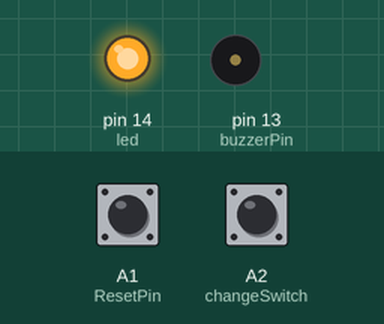
Simulated run of this sketch. Board: Arduino Uno, built with avr-gcc and run on an emulated ATmega328P. Parts: output pins drawn as LEDs (lit = HIGH), buzzer (waves = sounding). Wiring (inferred from the names in the program): 3×8 keypad (labels assumed): rows pin 2, pin 3, pin 4; columns pin 12, pin 11, pin 10, pin 9, pin 8, pin 7, pin 6, pin 5. The test bench sets the inputs (shaded band); at power-on: A2 (changeSwitch) HIGH, A1 (ResetPin) HIGH. Pins used as bus, display or sensor lines are not drawn.

Above: at 1.2 s.
1.3 s: A2 (changeSwitch) pulled LOW for 1 s
At 2.7 s:
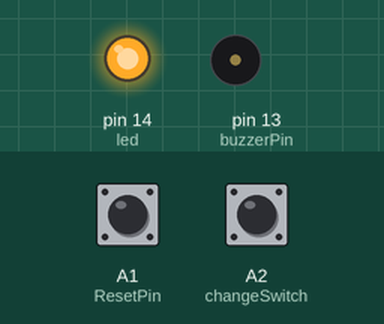
3.9 s: A2 (changeSwitch) pulled LOW for 3.2 s
At 7.8 s:
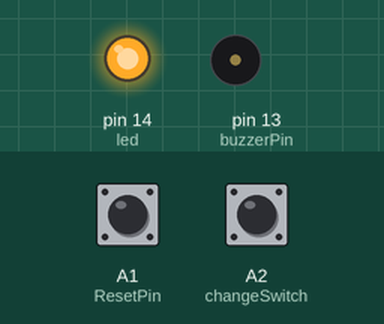
Timing chart, 0 to 9.3 s (numbered marks = the images above; inputs shaded):
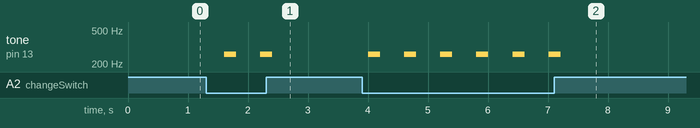

The sketch:

TrainerV4_h-custom.ino
```cpp
#include <Adafruit_MCP23X17.h>

Adafruit_MCP23X17 mcp;

const int ROWS = 3; // 行の数
const int COLS = 8; // 列の数

const int rowPins[ROWS] = {2, 3, 4}; // 行ピン
const int colPins[COLS] = {12, 11, 10, 9, 8, 7, 6, 5}; // 列ピン

// 0番から7番までのLEDピン
int motorPins[8] = {7, 6, 5, 4, 3, 2, 1, 0};

// 点滅させるLEDの順序を指定
int motorOrder1[8] = {0, 1, 2, 3, 4, 5, 6, 7};
int motorOrder2[8] = {0, 1, 2, 3, 4, 5, 6, 7};
int motorOrder3[8] = {0, 1, 2, 3, 4, 5, 6, 7};
//int motorOrder1[8] = {0, 1, 2, 3, 4, 5, 6, 7};
//int motorOrder2[8] = {7, 6, 5, 4, 3, 2, 1, 0};
//int motorOrder3[8] = {0, 2, 3, 1, 4, 6, 7, 5};
//int motorOrder[22] = {3, 5, 0, 4, 5, 0, 4, 0, 6, 0, 1, 0, 5, 0, 5, 0, 1, 0, 2, 0, 5, 0};

// LEDシーケンスの配列
int* motorOrders[] = {motorOrder1, motorOrder2, motorOrder3};
// 各シーケンスの長さ
int motorOrderLen[] = {8, 8, 8};

int currentMotorPlace = 0; // 現在のLEDの場所
bool programEnd = false; // プログラム終了の状態

const int led = 14; // 基板のLED
const int buzzerPin = 13; // ブザー
const int noteC = 261;  // ド
const int noteD = 294;  // レ
const int noteE = 329;  // ミ
const int ResetPin = A1; // アナログピンA1をリセットスイッチ
const int changeSwitch = A2; // 切り替えスイッチ
int currentRowSelect = 0; // 現在選択されている列
unsigned long lastSwitchTime = 0; // チャタリング防止
const unsigned long Delay = 200; // ディレイ時間

void softwareReset() {
  asm volatile ("jmp 0"); // プログラム最初に
}

void setup() {
  Serial.begin(9600);
  pinMode(buzzerPin, OUTPUT);
  pinMode(led, OUTPUT);
  pinMode(changeSwitch, INPUT_PULLUP);
  mcp.begin_I2C(0x20);

  pinMode(ResetPin, INPUT_PULLUP);

  digitalWrite(led, HIGH);

  for (int i = 0; i <= 7; i++) {
    mcp.pinMode(i, OUTPUT);
  }

  for (int i = 0; i < ROWS; i++) {
    pinMode(rowPins[i], INPUT_PULLUP);
  }

  for (int j = 0; j < COLS; j++) {
    pinMode(colPins[j], OUTPUT);
    digitalWrite(colPins[j], HIGH); // 初期状態はHIGH
  }
}

void playTone(int note) {
  tone(buzzerPin, note);  // 指定した音階でブザーを鳴らす
  delay(200);             // 200ミリ秒待つ
  noTone(buzzerPin);      // 音を止める
}

void loop() {
  // リセットスイッチが押されたらソフトウェアリセット
  if (digitalRead(ResetPin) == LOW) {
    delay(50);
    if (digitalRead(ResetPin) == LOW) {
      softwareReset();
    }
  }

  if (programEnd) return; // trueなら終了

  // タクトスイッチ状態確認
  if (digitalRead(changeSwitch) == LOW) {
    // チャタリング防止
    if (millis() - lastSwitchTime > Delay) {
      currentRowSelect = (currentRowSelect + 1) % ROWS; // rowを0, 1, 2と切り替える
      currentMotorPlace = 0; // 新しい要素の最初から開始
      playTone(noteC); // 音を鳴らす
      lastSwitchTime = millis();
    }
  }

  int* currentStatus = motorOrders[currentRowSelect];
  int statusLen = motorOrderLen[currentRowSelect];
  int currentMotor = currentStatus[currentMotorPlace]; // 現在のモーター

  // モーターを振動
  mcp.digitalWrite(motorPins[currentMotor], HIGH);
  delay(200);
  mcp.digitalWrite(motorPins[currentMotor], LOW);
  delay(200);

  // キーマトリックスのスキャン処理
  for (int j = 0; j < COLS; j++) {
    digitalWrite(colPins[j], LOW); // 現在の列をLOWにする

    for (int i = 0; i < ROWS; i++) {
      if (digitalRead(rowPins[i]) == LOW) { // 行ピンがLOWになったらボタンが押されたと判断
        // 現在選択されているrowと押された行、現在のLEDと押された列が一致する場合
        if (i == currentRowSelect && j == currentMotor) {

          currentMotorPlace++; // 次のモーターに進む

          // 押すキーの数を増やすときに下記の数字を変更すること
          if (currentMotorPlace >= 8) {
            programEnd = true;
            playTone(noteC);
            playTone(noteD);
            playTone(noteE);
            playTone(noteD);
            playTone(noteC);
          }

          // キーが押されたらループを抜ける
          break;
        }
      }
    }
    digitalWrite(colPins[j], HIGH); // 現在の列をHIGHに戻す
  }
}
```

Measured:
- after the input at 1.3 s, tone on pin 13 (buzzerPin): alternates 261 Hz for 0.20 s and silent for 0.40 s, 4 changes in all, then stays silent, starting after 0.30 s
- after the input at 3.9 s, tone on pin 13 (buzzerPin): alternates 261 Hz for 0.20 s and silent for 0.40 s, 12 changes in all, then stays silent, starting after 0.11 s
